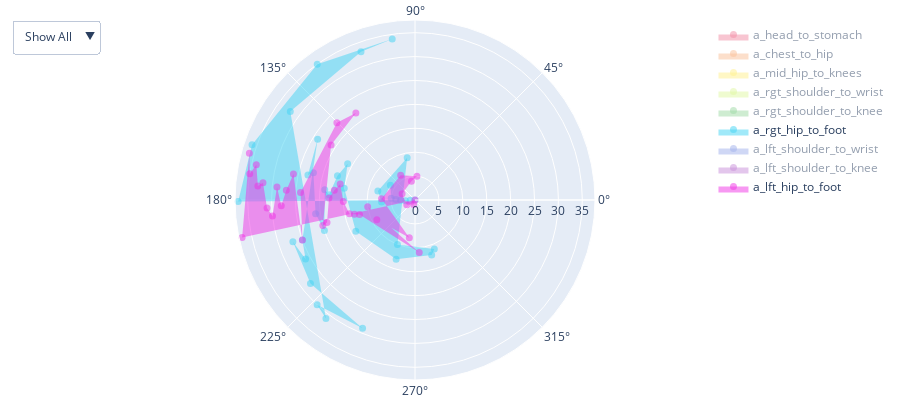

Notebook cell for this chart:
### Code cell
import plotly.graph_objects as go
import pandas as pd

def plot_polar_angles(data):
    colors = ['#e6194B', '#f58231', '#ffe119', '#bfef45', '#3cb44b', '#42d4f4', '#4363d8', '#911eb4', '#f032e6']
    a_cols = ['a_head_to_stomach', 'a_chest_to_hip', 'a_mid_hip_to_knees', 'a_rgt_shoulder_to_wrist', 'a_rgt_shoulder_to_knee', 'a_rgt_hip_to_foot', 'a_lft_shoulder_to_wrist', 'a_lft_shoulder_to_knee', 'a_lft_hip_to_foot']

    groups = {
        "Spine": ['a_head_to_stomach', 'a_chest_to_hip', 'a_mid_hip_to_knees'],
        "R.Arm": ['a_rgt_shoulder_to_wrist'],
        "L.Arm": ['a_lft_shoulder_to_wrist'],
        "R.Leg": ['a_rgt_shoulder_to_knee', 'a_rgt_hip_to_foot'],
        "L.Leg": ['a_lft_shoulder_to_knee', 'a_lft_hip_to_foot'],
    }

    fig = go.Figure()

    for idx, col in enumerate(a_cols):
        fig.add_trace(go.Scatterpolar(
            r=data.index,
            theta=data[col],
            mode="markers",
            fill="toself",
            name=col,
            marker=dict(size=5, color=colors[idx], line=dict(color=colors[idx], width=2), opacity=0.5)
        ))

    buttons = []
    for group_name, group_cols in groups.items():
        visibility = [col in group_cols for col in a_cols]
        buttons.append({
            "label": group_name,
            "method": "update",
            "args": [{"visible": visibility}]
        })

    buttons.append({
        "label": "Show All",
        "method": "update",
        "args": [{"visible": [True] * len(a_cols)}]
    })

    fig.update_layout(
        showlegend=True,
        updatemenus=[{"buttons": buttons, "direction": "down", "showactive": True}],
        plot_bgcolor='white',
        width=900, height=400, margin=dict(l=20, r=20, t=20, b=20)
    )

    fig.show()

data = pd.read_csv('data/ground_truth/processed/upright/pose_data.csv')
plot_polar_angles(data)

### Figure 1 — Plotly figure (JSON) as saved in the notebook; plotly's stock layout.template omitted (floating-point values rounded to 4 significant figures)
{"data": [{"fill": "toself", "marker": {"color": "#e6194B", "line": {"color": "#e6194B", "width": 2}, "opacity": 0.5, "size": 5}, "mode": "markers", "name": "a_head_to_stomach", "r": [0, 1, 2, 3, 4, 5, 6, 7, 8, 9, 10, 11, 12, 13, 14, 15, 16, 17, 18, 19, 20, 21, 22, 23, 24, 25, 26, 27, 28, 29, 30, 31, 32, 33, 34, 35, 36, 37], "theta": [193.8, 229.6, 227.6, 163.2, 137.6, 137.3, 177.1, 217.5, 210.6, 151.5, 151.0, 155.1, 180.0, 172.1, 168.1, 153.2, 177.8, 202.9, 183.8, 213.7, 169.3, 138.6, 229.3, 202.8, 191.8, 179.3, 182.7, 196.0, 208.6, 207.9, 178.4, 159.5, 152.6, 174.8, 158.0, 205.1, 210.7, 205.3], "type": "scatterpolar", "visible": "legendonly"}, {"fill": "toself", "marker": {"color": "#f58231", "line": {"color": "#f58231", "width": 2}, "opacity": 0.5, "size": 5}, "mode": "markers", "name": "a_chest_to_hip", "r": [0, 1, 2, 3, 4, 5, 6, 7, 8, 9, 10, 11, 12, 13, 14, 15, 16, 17, 18, 19, 20, 21, 22, 23, 24, 25, 26, 27, 28, 29, 30, 31, 32, 33, 34, 35, 36, 37], "theta": [211.8, 197.9, 177.5, 144.7, 136.2, 137.7, 162.2, 208.2, 214.9, 216.4, 201.5, 179.1, 160.8, 143.1, 138.2, 146.8, 175.6, 207.6, 217.5, 195.5, 159.9, 139.6, 157.0, 184.7, 201.1, 208.8, 212.3, 208.0, 196.4, 181.1, 156.2, 139.4, 149.2, 164.9, 180.0, 187.4, 203.1, 213.2], "type": "scatterpolar", "visible": "legendonly"}, {"fill": "toself", "marker": {"color": "#ffe119", "line": {"color": "#ffe119", "width": 2}, "opacity": 0.5, "size": 5}, "mode": "markers", "name": "a_mid_hip_to_knees", "r": [0, 1, 2, 3, 4, 5, 6, 7, 8, 9, 10, 11, 12, 13, 14, 15, 16, 17, 18, 19, 20, 21, 22, 23, 24, 25, 26, 27, 28, 29, 30, 31, 32, 33, 34, 35, 36, 37], "theta": [-92.65, -110.8, -74.41, 78.25, 143.0, 147.0, 83.12, -22.47, -148.9, 190.7, 7.214, 23.77, 120.9, 114.1, 95.17, 37.3, -42.64, -60.41, -55.92, -54.19, -27.79, 42.68, 89.05, 78.73, 0.9556, -62.14, -90.37, -98.54, -44.51, 40.52, 103.0, 122.4, 86.09, 35.85, 14.63, 13.56, 12.55, -25.21], "type": "scatterpolar", "visible": "legendonly"}, {"fill": "toself", "marker": {"color": "#bfef45", "line": {"color": "#bfef45", "width": 2}, "opacity": 0.5, "size": 5}, "mode": "markers", "name": "a_rgt_shoulder_to_wrist", "r": [0, 1, 2, 3, 4, 5, 6, 7, 8, 9, 10, 11, 12, 13, 14, 15, 16, 17, 18, 19, 20, 21, 22, 23, 24, 25, 26, 27, 28, 29, 30, 31, 32, 33, 34, 35, 36, 37], "theta": [158.9, 166.0, -35.64, 179.9, -109.9, -163.1, -115.1, -152.1, 72.55, 98.87, 87.67, 76.37, -7.877, -17.95, -40.55, 282.9, 316.1, 274.9, 40.09, 166.6, -22.13, -138.8, -144.2, -107.1, 176.5, -0.3951, 71.94, 97.37, 102.4, 78.7, 30.73, -54.42, 169.5, 170.5, -103.5, -83.92, -74.49, -41.95], "type": "scatterpolar", "visible": "legendonly"}, {"fill": "toself", "marker": {"color": "#3cb44b", "line": {"color": "#3cb44b", "width": 2}, "opacity": 0.5, "size": 5}, "mode": "markers", "name": "a_rgt_shoulder_to_knee", "r": [0, 1, 2, 3, 4, 5, 6, 7, 8, 9, 10, 11, 12, 13, 14, 15, 16, 17, 18, 19, 20, 21, 22, 23, 24, 25, 26, 27, 28, 29, 30, 31, 32, 33, 34, 35, 36, 37], "theta": [179.0, 182.7, 193.8, 139.5, 92.19, 117.5, 216.7, 264.9, 282.8, 278.4, 68.5, 55.65, 53.8, 92.11, 136.4, 175.0, 173.0, 182.7, 201.1, 183.2, 183.1, 185.1, 163.2, 185.2, 209.9, 223.6, 223.5, 202.3, 139.4, 87.24, 85.01, 103.5, 207.8, 250.4, 267.8, 246.3, 205.0, 192.1], "type": "scatterpolar", "visible": "legendonly"}, {"fill": "toself", "marker": {"color": "#42d4f4", "line": {"color": "#42d4f4", "width": 2}, "opacity": 0.5, "size": 5}, "mode": "markers", "name": "a_rgt_hip_to_foot", "r": [0, 1, 2, 3, 4, 5, 6, 7, 8, 9, 10, 11, 12, 13, 14, 15, 16, 17, 18, 19, 20, 21, 22, 23, 24, 25, 26, 27, 28, 29, 30, 31, 32, 33, 34, 35, 36, 37], "theta": [175.1, 184.2, 184.5, 180.6, 178.8, 175.6, 149.0, 183.5, 166.2, 100.5, 248.5, 291.6, 286.9, 252.3, 207.8, 170.6, 151.8, 162.6, 176.5, 173.5, 198.7, 187.9, 165.0, 166.9, 148.1, 199.5, 208.3, 198.9, 218.6, 247.8, 227.0, 233.1, 144.6, 110.0, 98.06, 125.8, 161.3, 180.5], "type": "scatterpolar", "visible": true}, {"fill": "toself", "marker": {"color": "#4363d8", "line": {"color": "#4363d8", "width": 2}, "opacity": 0.5, "size": 5}, "mode": "markers", "name": "a_lft_shoulder_to_wrist", "r": [0, 1, 2, 3, 4, 5, 6, 7, 8, 9, 10, 11, 12, 13, 14, 15, 16, 17, 18, 19, 20, 21, 22, 23, 24, 25, 26, 27, 28, 29, 30, 31, 32, 33, 34, 35, 36, 37], "theta": [-197.4, -168.1, 70.93, -179.7, -158.8, -160.8, -167.2, -168.8, -177.6, 179.6, -199.7, -197.1, -200.1, 91.27, 67.49, 136.7, -23.15, 34.82, -263.1, -163.4, -166.4, -154.5, -170.1, -170.7, -170.9, -163.0, -190.0, -205.5, -202.1, -209.5, -207.8, -202.5, -172.7, -142.9, -128.5, -165.6, -196.1, -216.6], "type": "scatterpolar", "visible": "legendonly"}, {"fill": "toself", "marker": {"color": "#911eb4", "line": {"color": "#911eb4", "width": 2}, "opacity": 0.5, "size": 5}, "mode": "markers", "name": "a_lft_shoulder_to_knee", "r": [0, 1, 2, 3, 4, 5, 6, 7, 8, 9, 10, 11, 12, 13, 14, 15, 16, 17, 18, 19, 20, 21, 22, 23, 24, 25, 26, 27, 28, 29, 30, 31, 32, 33, 34, 35, 36, 37], "theta": [113.9, 111.7, 137.2, 176.4, 233.8, 254.8, 272.8, 259.3, 143.3, 111.0, 85.8, 81.31, 149.6, 209.9, 228.8, 195.6, 157.7, 151.3, 163.0, 173.5, 176.5, 194.3, 230.4, 246.2, 230.4, 191.7, 145.7, 116.2, 107.5, 127.7, 165.2, 220.9, 262.9, 273.0, 272.7, 254.0, 231.4, 202.9], "type": "scatterpolar", "visible": "legendonly"}, {"fill": "toself", "marker": {"color": "#f032e6", "line": {"color": "#f032e6", "width": 2}, "opacity": 0.5, "size": 5}, "mode": "markers", "name": "a_lft_hip_to_foot", "r": [0, 1, 2, 3, 4, 5, 6, 7, 8, 9, 10, 11, 12, 13, 14, 15, 16, 17, 18, 19, 20, 21, 22, 23, 24, 25, 26, 27, 28, 29, 30, 31, 32, 33, 34, 35, 36, 37], "theta": [253.1, 253.8, 210.5, 154.2, 100.8, 85.37, 120.0, 177.8, 261.5, 207.5, 188.0, 274.6, 194.7, 193.2, 191.8, 181.2, 167.9, 173.0, 178.7, 194.4, 195.4, 146.7, 124.2, 135.3, 176.2, 199.6, 167.9, 175.7, 182.4, 174.6, 186.4, 183.1, 173.6, 174.9, 167.5, 171.0, 164.2, 192.2], "type": "scatterpolar", "visible": true}], "layout": {"height": 400, "margin": {"b": 20, "l": 20, "r": 20, "t": 20}, "plot_bgcolor": "white", "polar": {"angularaxis": {"type": "linear"}, "radialaxis": {"autorange": true, "range": [0, 37.65], "type": "linear"}}, "showlegend": true, "updatemenus": [{"active": 5, "buttons": [{"args": [{"visible": [true, true, true, false, false, false, false, false, false]}], "label": "Spine", "method": "update"}, {"args": [{"visible": [false, false, false, true, false, false, false, false, false]}], "label": "R.Arm", "method": "update"}, {"args": [{"visible": [false, false, false, false, false, false, true, false, false]}], "label": "L.Arm", "method": "update"}, {"args": [{"visible": [false, false, false, false, true, true, false, false, false]}], "label": "R.Leg", "method": "update"}, {"args": [{"visible": [false, false, false, false, false, false, false, true, true]}], "label": "L.Leg", "method": "update"}, {"args": [{"visible": [true, true, true, true, true, true, true, true, true]}], "label": "Show All", "method": "update"}], "direction": "down", "showactive": true}], "width": 900}}
